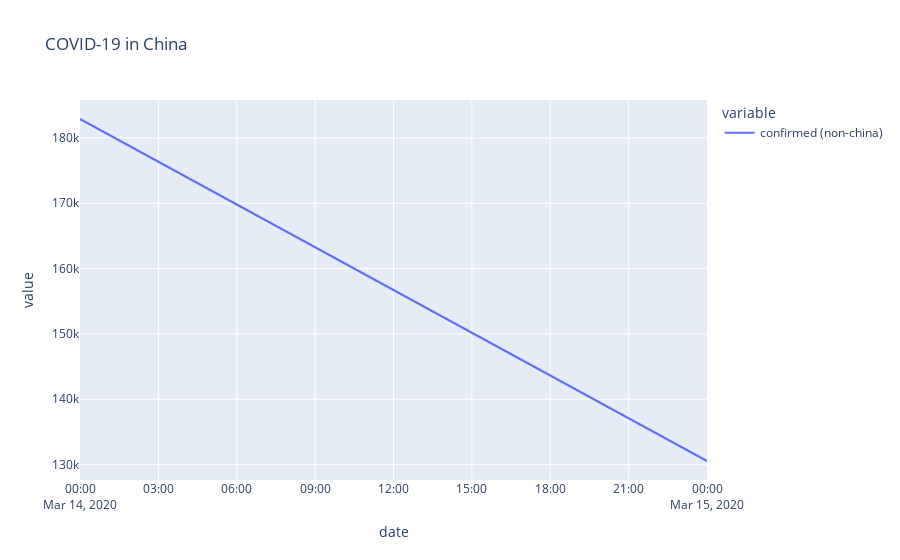

Notebook cell for this chart:
### Code cell
# Plot each countries confirmed cases as a line

# Seaborn stuff
import seaborn as sns
# Use seaborn style defaults and set the default figure size
sns.set(rc={'figure.figsize':(22, 14)})

import plotly.express as px

# Prepare China
df_china_prepared = df_china.droplevel('countryregion').rename(columns=lambda x: x+' (china)').reset_index().melt(id_vars="date")

# Prepare non-China
df_not_china_prepared = df_not_china.sum(level='date').fillna(0).rename(columns=lambda x: x+' (non-china)').reset_index().melt(id_vars="date")
df_not_china_prepared.head(30)

# Show fig
fig = px.line(pd.concat([df_china_prepared, df_not_china_prepared]), x='date', y='value', color='variable', title='COVID-19 in China')
fig.show()

### Figure 1 — Plotly figure (JSON) as saved in the notebook; plotly's stock layout.template omitted (floating-point values rounded to 4 significant figures)
{"data": [{"hoverlabel": {"namelength": 0}, "hovertemplate": "variable=confirmed (non-china)<br>date=%{x}<br>value=%{y}", "legendgroup": "confirmed (non-china)", "line": {"color": "#636efa", "dash": "solid"}, "mode": "lines", "name": "confirmed (non-china)", "showlegend": true, "type": "scatter", "x": ["2020-03-14", "2020-03-15"], "xaxis": "x", "y": [182898, 130552], "yaxis": "y"}], "layout": {"autosize": true, "legend": {"title": {"text": "variable"}, "tracegroupgap": 0}, "title": {"text": "COVID-19 in China"}, "xaxis": {"anchor": "y", "autorange": true, "domain": [0, 1], "range": ["2020-03-14", "2020-03-15"], "title": {"text": "date"}, "type": "date"}, "yaxis": {"anchor": "x", "autorange": true, "domain": [0, 1], "range": [127600.0, 185800.0], "title": {"text": "value"}, "type": "linear"}}}
